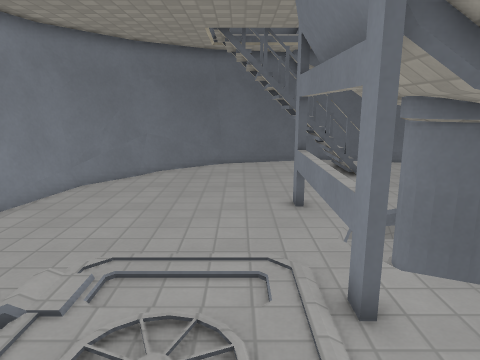
[1] (above)

17 first-person views from a walk through a level from a Godot 3-D game. The camera is 1.5 m above the floor, tilts 12° down and sees 70° across. The floor is counted in squares, 0.5 m on a side. Each view is taken from the middle of a square. On the plan, view 1 faces up. The plan holds only what a view shows up to about 20 squares ahead; the rest is blank. The place goes on beyond the plan. Surface patterns are stand-ins for the level's own textures.

[2]
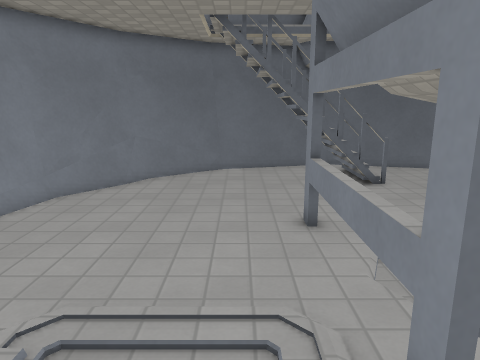

[3]
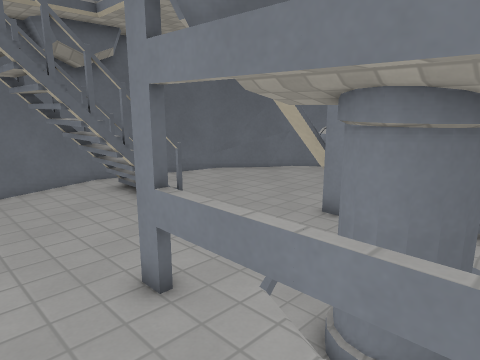

[4]
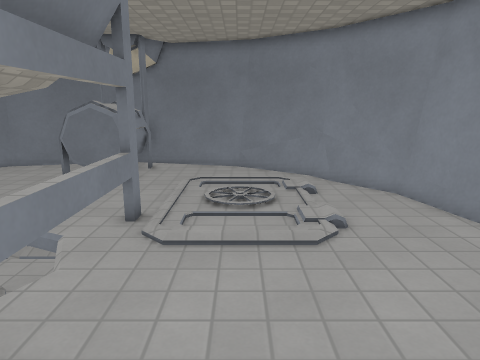

[5]
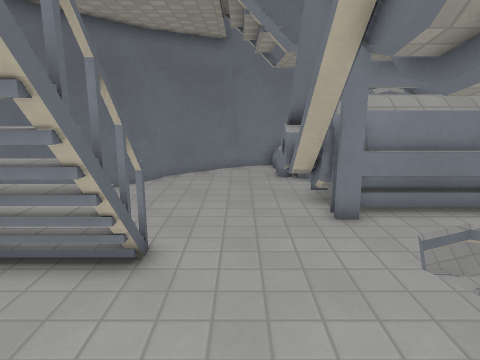

[6]
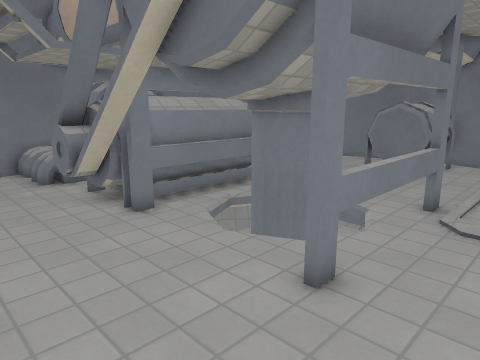

[7]
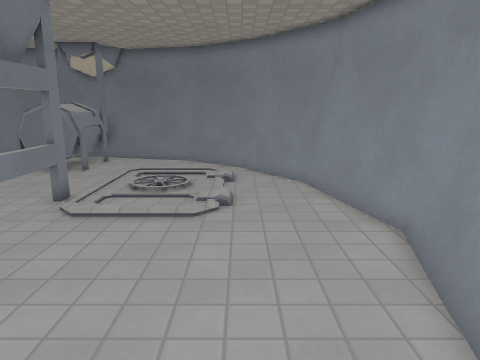

[8]
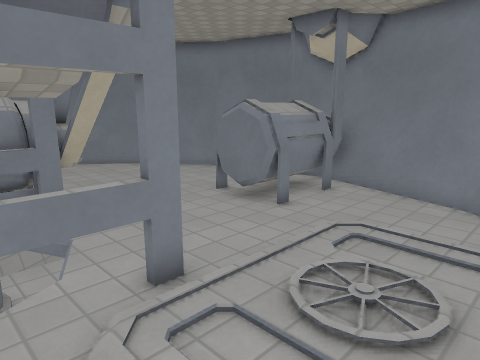

[9]
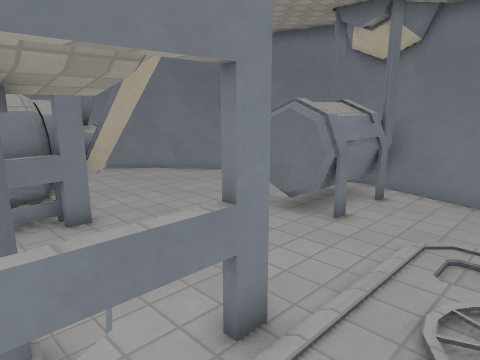

[10]
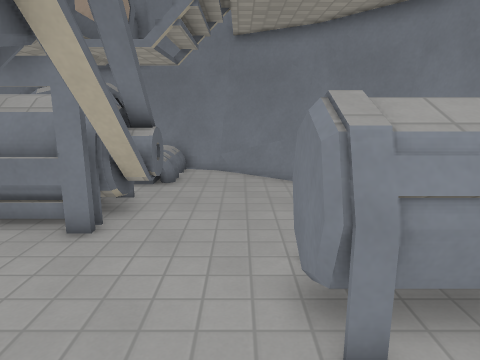

[11]
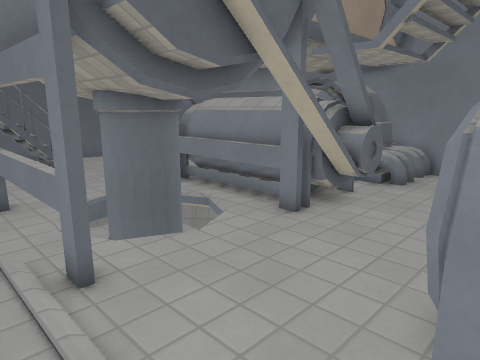

[12]
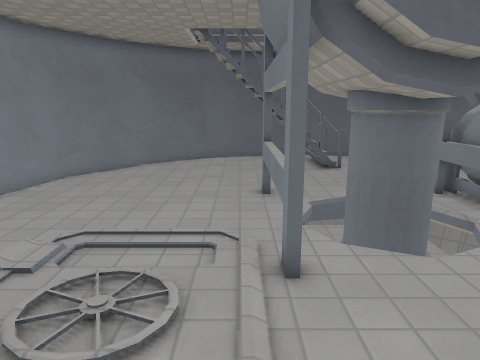

[13]
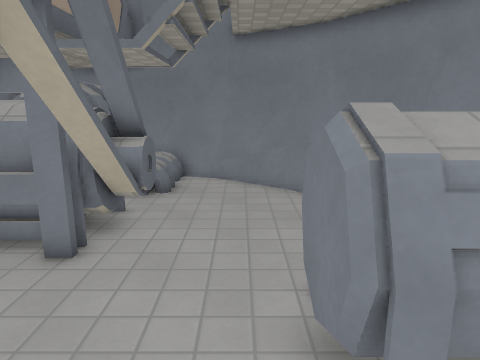

[14]
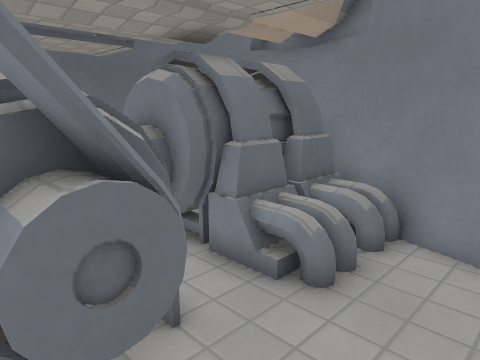

[15]
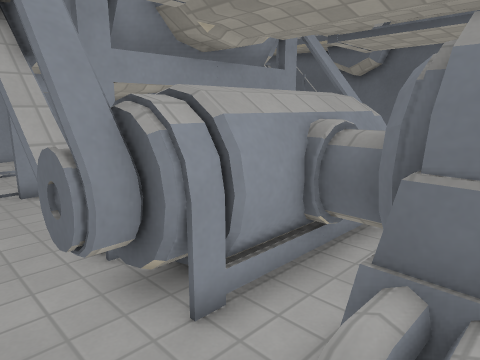

[16]
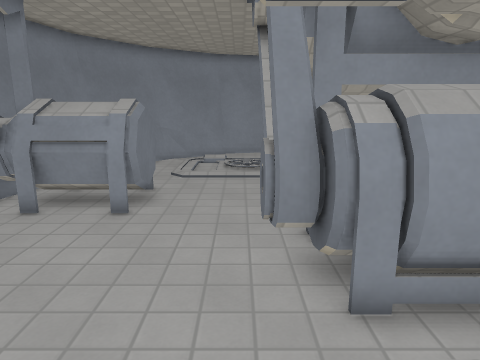

[17]
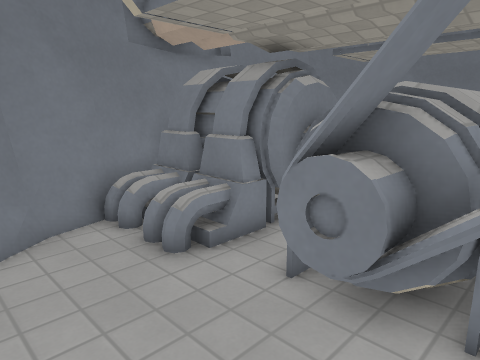

### Floor plan
Key: @ floor where view 1 was taken; # wall or solid block; x gap in a wall; . main floor; : floor 0.5 m higher than the main floor; / step, stairs or slope; = window, fence, low wall or low ledge; ^ raised ledge; v drop or lower ground; T thing the floor can be seen under or through; O other object.
Columns run from 9 left of view 1 to 18 right of it. Each row starts with its distance up from view 1.
 22              ####
 21         ######=######
 20       ####= ..... =####
 19      ###...TTxx=.....###
 18     ##=.....OOO.......=##
 17    ###......OOO........###
 16   ##=......#vv##........=##
 15   ##.....................##
 14  ##.......................##
 13  ##.......................##
 12  #=.............TTTT=..#=O=#
 11  ##........#.##. T#TT..#=#:#
 10  #.........=.#vv.#  ########
  9 ##.........=vv#vv#
  8 #=.........=v# vv#
  7 ##.........=vv#vv#
  6 ##.........=.#vv.#  ########
  5  ##........#.##. ####..#=#:#
  4  #=.............####=..#=O=#
  3  ##.......................##
  2  ##...../.................##
  1   ##.....................##
  0   ##=....@...###........=##
 -1    ###......=###=......###
 -2     ##=......##^......=##
 -3      ###....=###=....###
 -4       ####= ##### =####
 -5         #####   #####

Where each view was taken, in squares from view 1:
view 1: 0 up, 0 right, facing up
view 2: 2 up, 0 right, facing up
view 3: 6 up, 1 left, facing up-right
view 4: 14 up, 1 left, facing down
view 5: 14 up, 1 left, facing right
view 6: 16 up, 1 left, facing down-right
view 7: 16 up, 4 left, facing down
view 8: 8 up, 3 left, facing down-right
view 9: 8 up, 1 left, facing down-right
view 10: 1 up, 0 right, facing right
view 11: 1 down, 0 right, facing up-right
view 12: 1 down, 1 right, facing up
view 13: 1 up, 1 right, facing right
view 14: 1 up, 9 right, facing up-right
view 15: 2 up, 15 right, facing up-left
view 16: 3 up, 16 right, facing left
view 17: 16 up, 8 right, facing down-right
